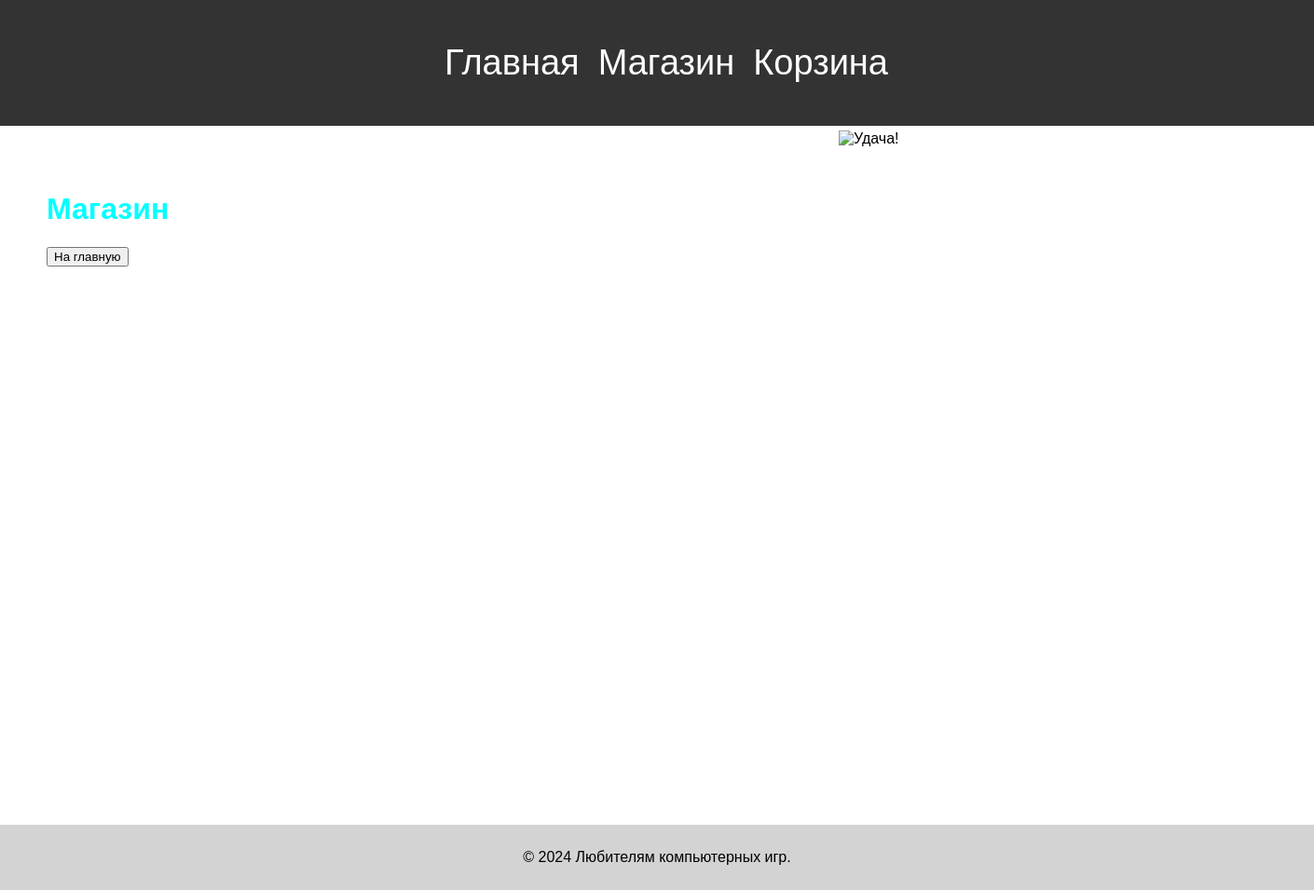
The app's page /shop/, older data.
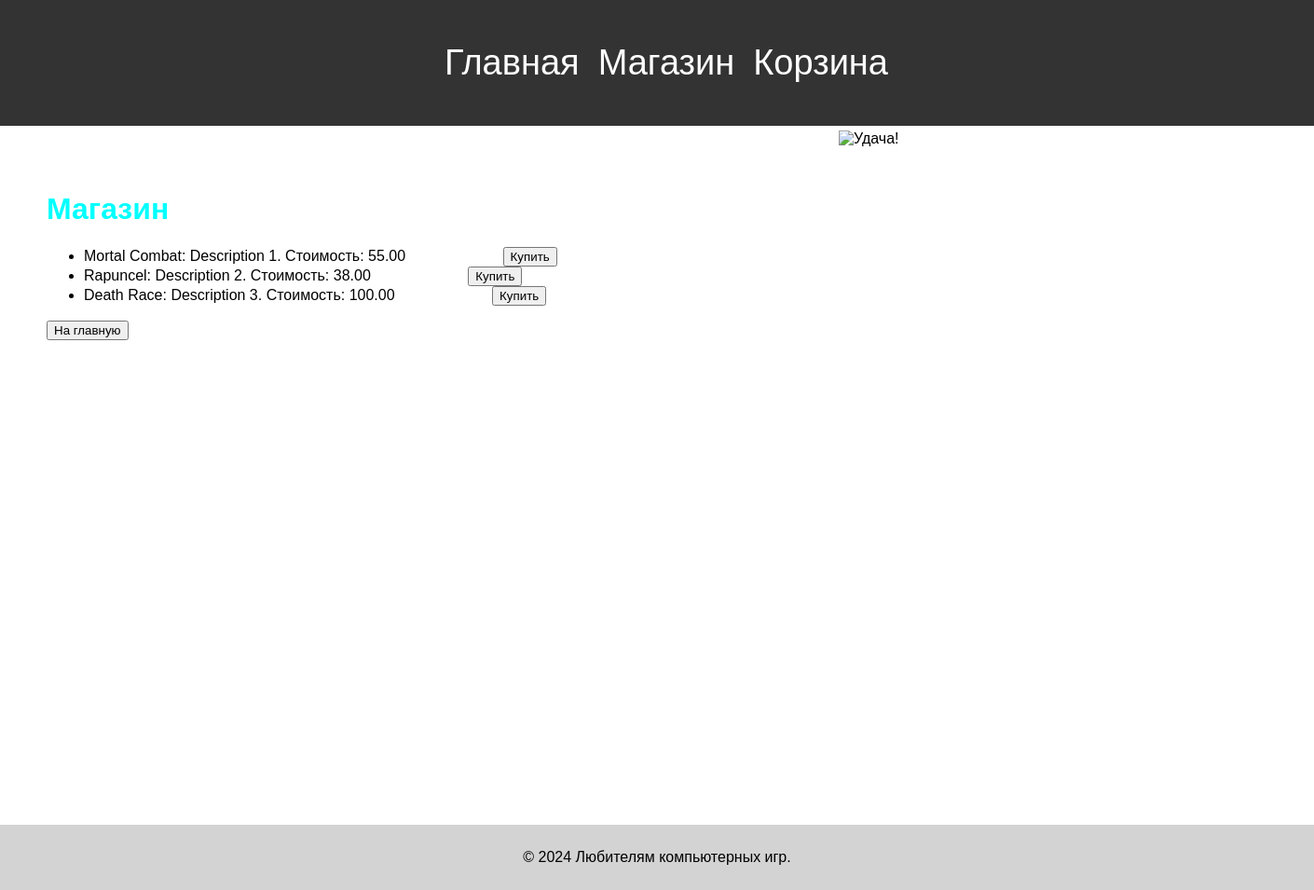
The same page, newer data.
### task1/models.py (models this page shows, shortened)
class Game(models.Model):
    title = models.CharField(max_length=100)
    cost = models.DecimalField(max_digits=10, decimal_places=2)
    size = models.DecimalField(max_digits=20, decimal_places=1)
    description = models.TextField()
    age_limited = models.BooleanField(default=False)
    buyer = models.ManyToManyField(Buyer, related_name='games')

### task1/views.py (the view)
# urls.py: path('shop/', shop_page),
def shop_page(request):
    products = list(Game.objects.all())
    context = {'products': products}
    return render(request, 'first_task/shop_page.html', context)

### templates/first_task/shop_page.html (shortened to what this page needs)
{% extends 'first_task/menu.html' %}
{% block pagename %}
<h1>Магазин</h1>
{% endblock %}
{% block content %}
<ul>
    {% for product in products %}
    <li class="product">
        {{ product.title }}: {{ product.description }}. Стоимость: {{ product.cost }}
        <button class="button">Купить</button>
    </li>
    {% endfor %}
</ul>
<a href="http://127.0.0.1:8000/"><button>На главную</button></a>
{% endblock %}

### templates/first_task/menu.html (shortened to what this page needs)
<!DOCTYPE html>
<html lang="en">
<head>
</head>
<body>
    <header>
        {% block menu %}
        <nav>
            <ul>
                <li><a href="http://127.0.0.1:8000/">Главная</a></li>
                <li><a href="http://127.0.0.1:8000/shop/">Магазин</a></li>
                <li><a href="http://127.0.0.1:8000/cart/">Корзина</a></li>
            </ul>
        </nav>
        {% endblock %}
    </header>
    <main>
        {% block pagename %}{% endblock %}
        {% block content %}{% endblock %}
    </main>
    <img src="https://40.img.avito.st/image/1/1.Cx152LasNZHN-7F2wNcuYWfRpPbP.IST1UoN4VFwEj8NUW8CDvWGSFYNVuS65r9K1X-fUafo" alt="Удача!">
    <footer>
        <p>© 2024 Любителям компьютерных игр.</p>
    </footer>
</body>
</html>

### templates/first_task/menu.html (style rules this page uses)
body { font-family: Arial, sans-serif; margin: 0; padding: 0; }
header { background-color: #333; color: white; text-align: center; padding: 30px; }
nav ul { list-style-type: none; display: flex; justify-content: center; }
nav li { margin-right: 20px; }
nav a { color: white; text-decoration: none; font-size: 38px; }
main { padding: 50px; min-height: calc(100vh - 150px); }
img { position: absolute; top: 140px; left: 900px; width: 500px; height: auto; }
h1 { color: aqua; }
footer { text-align: center; background-color: lightgray; padding: 10px; }

### templates/first_task/shop_page.html (style rules this page uses)
.product .button { margin-left: 100px; }

Row changes from the older to the newer data that the page shows:
added Game: title "Mortal Combat", description "Description 1", cost "55.00"
added Game: title "Rapuncel", description "Description 2", cost "38.00"
added Game: title "Death Race", description "Description 3", cost "100.00"
